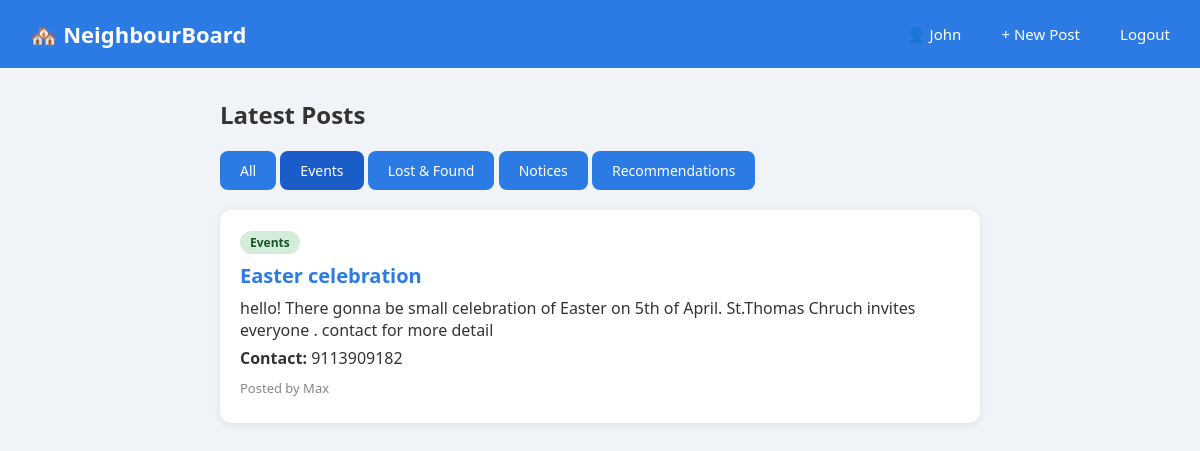
Screenshot of /?category=events (signed in) with the database file from the repository.
### board/models.py (models this page shows, shortened)
class Post(models.Model):
    title = models.CharField(max_length=200)
    content = models.TextField()
    category = models.CharField(max_length=50, choices=CATEGORY_CHOICES)
    author = models.ForeignKey(User, on_delete=models.CASCADE)
    contact = models.CharField(max_length=100, blank=True)
    created_at = models.DateTimeField(auto_now_add=True)

### board/views.py (the view)
# urls.py: path('', views.home_view, name='home'),
@login_required(login_url='login')
def home_view(request):
    category = request.GET.get('category', '')
    if category:
        posts = Post.objects.filter(category=category).order_by('-created_at')
    else:
        posts = Post.objects.all().order_by('-created_at')
    return render(request, 'home.html', {'posts': posts, 'selected': category})

### board/templates/home.html (shortened to what this page needs)
{% extends 'base.html' %}
{% block content %}
<h2 style="margin-bottom: 20px;">Latest Posts</h2>
<div style="margin-bottom: 20px;">
    <a href="/" class="btn" style="{% if not selected %}background:#1a5dc8{% endif %}">All</a>
    <a href="/?category=events" class="btn" style="{% if selected == 'events' %}background:#1a5dc8{% endif %}">Events</a>
    <a href="/?category=lostfound" class="btn" style="{% if selected == 'lostfound' %}background:#1a5dc8{% endif %}">Lost & Found</a>
    <a href="/?category=notices" class="btn" style="{% if selected == 'notices' %}background:#1a5dc8{% endif %}">Notices</a>
    <a href="/?category=recommendations" class="btn" style="{% if selected == 'recommendations' %}background:#1a5dc8{% endif %}">Recommendations</a>
</div>
{% if posts %}
    {% for post in posts %}
        <div class="post-card">
            <span class="badge badge-{{ post.category }}">{{ post.get_category_display }}</span>
            <h3>{{ post.title }}</h3>
            <p>{{ post.content }}</p>
            <p><strong>Contact:</strong> {{ post.contact }}</p>
            <p class="meta">Posted by {{ post.author.username }}</p>
        </div>
    {% endfor %}
{% else %}
    <p class="empty">No posts in this category yet! 😊</p>
{% endif %}
{% endblock %}

### board/templates/base.html (shortened to what this page needs)
<!DOCTYPE html>
<html>
<head>
</head>
<body>
<nav class="navbar">
    <h1>🏘️ NeighbourBoard</h1>
    {% if request.user.is_authenticated %}
        <div>
            <a href="/profile/" style="color:white">👤 {{ request.user.username }}</a>
            <a href="/create/" class="btn" style="margin-left:16px">+ New Post</a>
            <a href="/logout/">Logout</a>
        </div>
    {% endif %}
</nav>
<div class="container">
    {% block content %}
    {% endblock %}
</div>
</body>
</html>

### board/templates/base.html (style rules this page uses)
* { margin: 0; padding: 0; box-sizing: border-box; }
body { font-family: 'Segoe UI', sans-serif; background-color: #f0f4f8; color: #333; }
.navbar { background-color: #2c7be5; padding: 14px 30px; display: flex; justify-content: space-between; align-items: center; }
.navbar h1 { color: white; font-size: 22px; }
.navbar a { color: white; text-decoration: none; margin-left: 16px; font-size: 15px; }
.container { max-width: 800px; margin: 30px auto; padding: 0 20px; }
.post-card { background: white; border-radius: 12px; padding: 20px; margin-bottom: 20px; box-shadow: 0 2px 8px rgba(0,0,0,0.08); }
.post-card h3 { font-size: 20px; margin-bottom: 8px; color: #2c7be5; }
.post-card p { margin-bottom: 6px; }
.post-card .meta { font-size: 13px; color: #888; margin-top: 10px; }
.badge { display: inline-block; padding: 3px 10px; border-radius: 20px; font-size: 12px; font-weight: bold; margin-bottom: 8px; }
.badge-events { background: #d4edda; color: #155724; }
.btn { display: inline-block; padding: 10px 20px; background: #2c7be5; color: white; border-radius: 8px; text-decoration: none; font-size: 14px; border: none; cursor: pointer; }

### rows the page displays
Post: category "Events", title "Easter celebration", content "hello! There gonna be small celebration of Easter on 5th of April. St.Thomas Chruch invites everyone . contact for more detail", contact "9113909182", author.username "Max"

### other values shown
{{ request.user.username }} "John"
